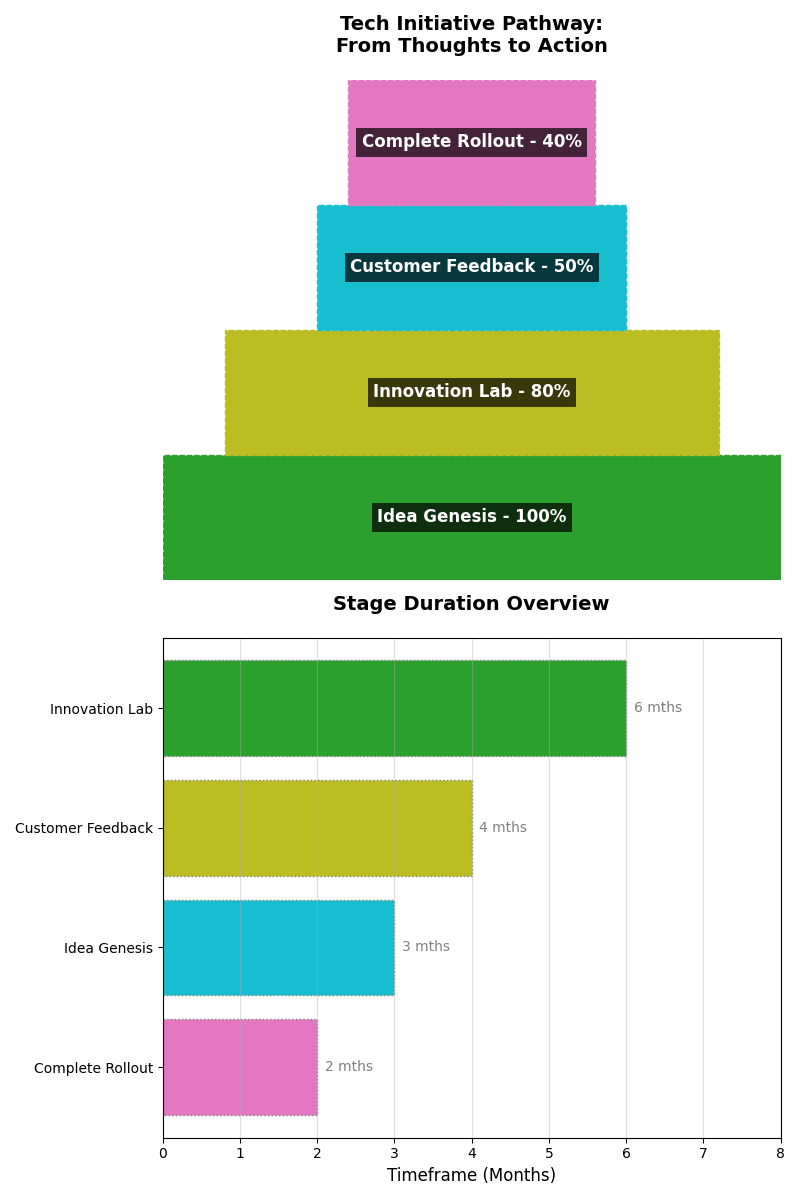

This figure's Python source:
import matplotlib.pyplot as plt
import numpy as np
import matplotlib.patches as patches

stages = ["Idea Genesis", "Innovation Lab", "Customer Feedback", "Complete Rollout"]
percentages = [100, 80, 50, 40]
average_durations = [3, 6, 4, 2]

sorted_indices = np.argsort(average_durations)[::-1]
sorted_stages = [stages[i] for i in sorted_indices]
sorted_durations = [average_durations[i] for i in sorted_indices]

fig, (ax1, ax2) = plt.subplots(2, 1, figsize=(8, 12))
plt.subplots_adjust(hspace=0.3)

colors = ['#2ca02c', '#bcbd22', '#17becf', '#e377c2']

total_height = 1.0
trapezoid_widths = np.array(percentages) * 0.01
trapezoid_heights = np.diff(np.linspace(0, total_height, len(stages) + 1))
x_positions = (1 - trapezoid_widths) / 2

for i in range(len(stages)):
    polygon = patches.Polygon(
        [
            (x_positions[i], sum(trapezoid_heights[:i])),
            (x_positions[i] + trapezoid_widths[i], sum(trapezoid_heights[:i])),
            (x_positions[i] + trapezoid_widths[i], sum(trapezoid_heights[:i + 1])),
            (x_positions[i], sum(trapezoid_heights[:i + 1]))
        ],
        closed=True,
        color=colors[i],
        edgecolor='gray',
        linestyle='--'
    )
    ax1.add_patch(polygon)
    ax1.text(0.5, sum(trapezoid_heights[:i]) + trapezoid_heights[i] / 2,
             f'{stages[i]} - {percentages[i]}%', 
             ha='center', va='center', color='white', fontsize=12, fontweight='bold',
             bbox=dict(facecolor='black', edgecolor='none', alpha=0.7))

ax1.set_xlim(0, 1)
ax1.set_ylim(0, total_height)
ax1.axis('off')
ax1.set_title("Tech Initiative Pathway:\nFrom Thoughts to Action", fontsize=14, fontweight='bold', pad=20)

ax2.barh(sorted_stages, sorted_durations, color=colors, edgecolor='gray', linestyle=':')
ax2.set_xlabel('Timeframe (Months)', fontsize=12)
ax2.set_title("Stage Duration Overview", fontsize=14, fontweight='bold', pad=20)
ax2.set_xlim(0, max(sorted_durations) + 2)
ax2.invert_yaxis()
ax2.grid(axis='x', linestyle='-', alpha=0.4)
for i, v in enumerate(sorted_durations):
    ax2.text(v + 0.1, i, f'{v} mths', va='center', fontsize=10, color='gray')

plt.tight_layout()
plt.show()
